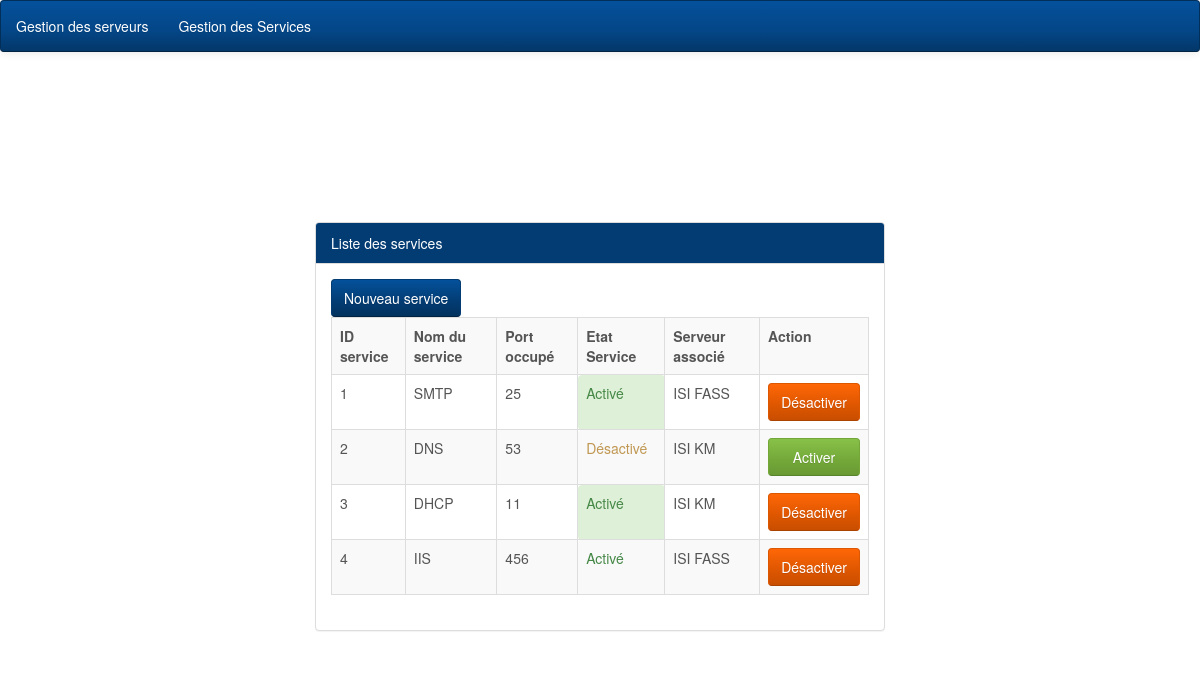
The app's page /Views/LServices.php with its own data.
### tables this page shows
CREATE TABLE IF NOT EXISTS `services` (
`idS` int(11) NOT NULL,
  `nomS` varchar(50) NOT NULL,
  `portS` varchar(7) NOT NULL,
  `etatS` tinyint(1) NOT NULL,
  `idServ` int(11) NOT NULL
);

CREATE TABLE IF NOT EXISTS `serveur` (
`idServ` int(11) NOT NULL,
  `nomServ` varchar(50) NOT NULL,
  `adripServ` varchar(20) NOT NULL
);

### Model/servicesdao.php (called while the page is built, shortened)
<?php
	function listservices()
	{
		$sql = "SELECT * FROM services";
		$connect = getConnection();
		$result = mysqli_query($connect, $sql);
		return $result;
	}
?>

### Model/serveurdao.php (called while the page is built, shortened)
<?php
	function getserveurbyid($idServ)
	{
		$sql = "SELECT * FROM serveur WHERE idServ=$idServ";
		$connect = getConnection();
		$result = mysqli_query($connect, $sql);
		return $result;
	}
?>

### Views/LServices.php (the view, shortened to what this page needs)
<!DOCTYPE html>
<html>
<head>
	<link rel="stylesheet" type="text/css" href="style/bootstrap-cerulean.min.css">
	<link rel="stylesheet" type="text/css" href="style/style.css">
</head>
<body>
	<nav class="navbar navbar-inverse">
		<ul class="nav navbar-nav">
			<li><a href="LServeur.php">Gestion des serveurs</a></li>
			<li><a href="LServices.php">Gestion des Services</a></li>
		</ul>
	</nav>
	<div class="container col-md-6 col-md-offset-3 marge">
		<div class="panel panel-info">
			<div class="panel-heading">Liste des services</div>
				<div class="panel-body">
					<a href="FAjoutServices.php" class="btn btn-info">Nouveau service</a>
					<table class="table table-bordered table-striped">
						<tr>
							<th>ID service</th>
							<th>Nom du service</th>
							<th>Port occupé</th>
							<th>Etat Service</th>
							<th>Serveur associé</th>
							<th>Action</th>
						</tr>
						<?php
							require_once '../Model/servicesdao.php';
							require_once '../Model/serveurdao.php';
							$result = listservices();
							while ($tab = mysqli_fetch_row($result))
							{
								$serveur = getserveurbyid($tab[4]);
								$row = mysqli_fetch_assoc($serveur);
								echo "<tr>";
									echo "<td>$tab[0]</td>";
									echo "<td>$tab[1]</td>";
									echo "<td>$tab[2]</td>";
									if ($tab[3] == 0)
									{
										echo "<td class='alert alert-warning'>Désactivé</td>";
									}
									else
									{
										echo "<td class='alert alert-success'>Activé</td>";
									}
									echo "<td>$row[nomServ]</td>";
									if ($tab[3] == 0)
									{
										echo "<td><a href='../Controller/TActiver.php?idS=$tab[0]' class='btn btn-success btn-block'>Activer</a ></td>";
									}
									else
									{
										echo "<td><a href='../Controller/TDesactiver.php?idS=$tab[0]' class='btn btn-warning btn-block'>Désactiver</a></td>";
									}
								echo "</tr>";
							}
						?>
					</table>
				</div>
		</div>
	</div>
</body>
</html>

### Views/Style/style.css (style rules this page uses)
.marge { margin-top: 150px; }
body { background-image: url('../img/beaux.jpg'); background-size: 100%; }

### records on screen
services: idS "1", nomS "SMTP", portS "25", etatS "Activé", idServ.nomServ "ISI FASS"
services: idS "2", nomS "DNS", portS "53", etatS "Désactivé", idServ.nomServ "ISI KM"
services: idS "3", nomS "DHCP", portS "11", etatS "Activé", idServ.nomServ "ISI KM"
services: idS "4", nomS "IIS", portS "456", etatS "Activé", idServ.nomServ "ISI FASS"
